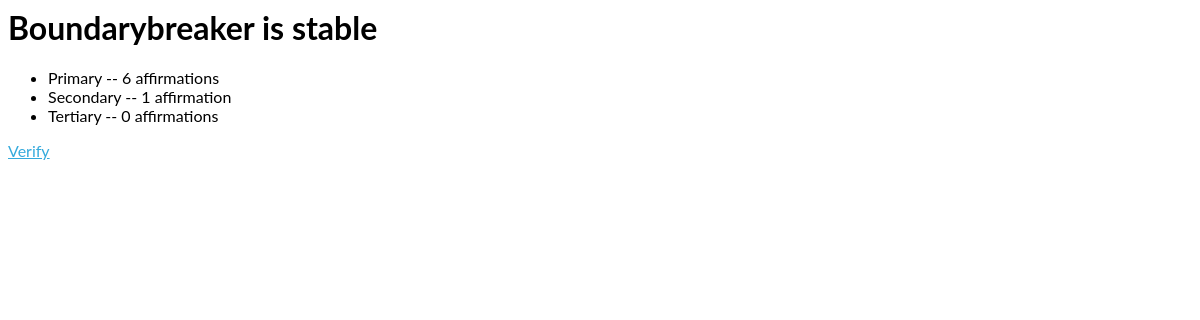
Page /feed/1/ on the earlier database version.
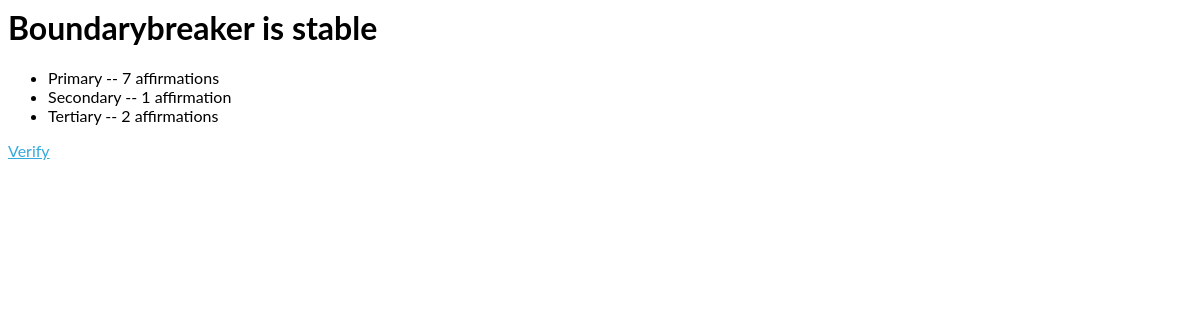
Same page on the later database version.
### feed/models.py (models this page shows, shortened)
class Update(models.Model):
	update_text = models.CharField(max_length=10)
	user = models.ForeignKey(User)
	pub_date = models.DateTimeField('date published')

class Verify(models.Model):
	update = models.ForeignKey(Update, on_delete=models.CASCADE)
	level = models.CharField(max_length=10)
	affirmations = models.IntegerField(default=0)

### feed/views.py (the view)
# urls.py: url(r'^(?P<pk>[0-9]+)/$', views.DetailView.as_view(), name='detail'),
class DetailView(generic.DetailView):
    model = Update
    template_name = 'feed/detail.html'

### feed/templates/feed/detail.html
{% load staticfiles %}
<link rel="stylesheet" type="text/css" href="{% static 'feed/style.css' %}" />
<h1>{{ update.user }} is {{ update.update_text }}</h1>
<ul>
{% for verify in update.verify_set.all %}
    <li>{{ verify.level }} -- {{ verify.affirmations }} affirmation{{ verify.affirmations|pluralize }}</li>
{% endfor %}
</ul>
<a href="{% url 'feed:verify' update.id %}">Verify</a>

### feed/static/feed/style.css (style rules this page uses)
a { color: #34aadc; }

Differences in the rows shown:
changed Verify "Primary": affirmations "6" → "7"
changed Verify "Tertiary": affirmations "0" → "2"
